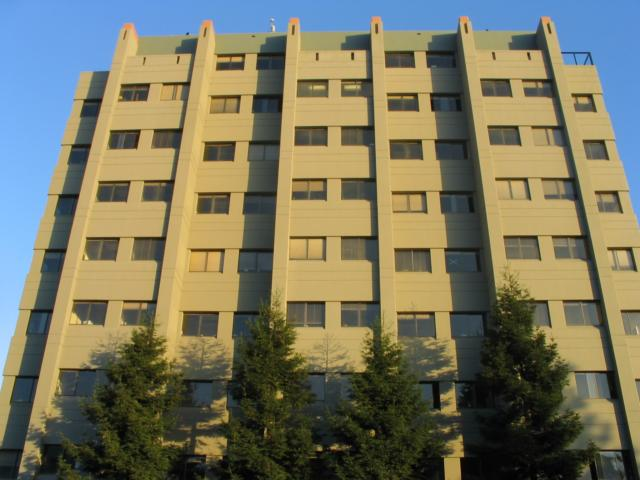
#> input picture data/Harris.jpg, 640 x 480 px, found by its file name
$ python my_harris.py   (older library calls are emulated)
#> lines starting #> are read from the running program, lines starting #| are printed output that depends on the picture
#> in run, src is the input picture: shape (480, 640, 3); mean B, G, R 96.1, 118.6, 120.5
import argparse
import numpy as np
import cv2
from matplotlib import pyplot as plt


def initilizeArs():
    parser = argparse.ArgumentParser()
    parser.add_argument('--input_real', type=str,
                        default="data\\harris.jpg", help='Input image path')
    return parser


def my_harris(src):

    blockSize = 3
    apertureSize = 3
    k = 0.04
    gray = cv2.cvtColor(src, cv2.COLOR_BGR2GRAY)
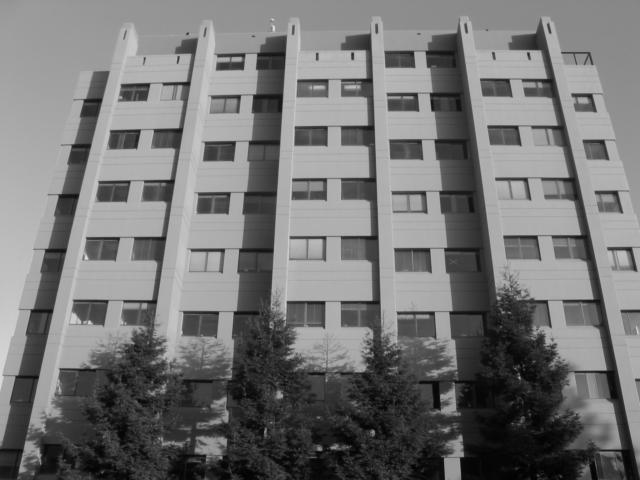
#> gray: shape (480, 640); min 0, max 225, mean 116.6
    # Remove noise by blurring with a Gaussian filter ( kernel size = 3 )
    gray = cv2.GaussianBlur(gray, (3, 3), 0)
    ddepth = cv2.CV_64F
    grad_x = cv2.Sobel(gray, ddepth, 1, 0, (3, 3))
    grad_y = cv2.Sobel(gray, ddepth, 0, 1, (3, 3))
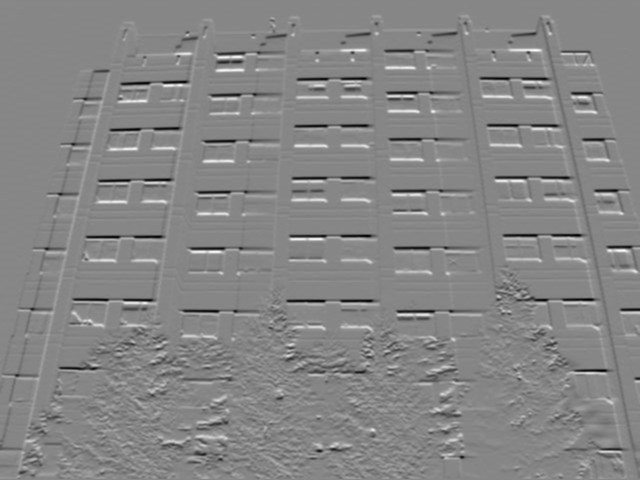
#> grad_y: shape (480, 640) float64; min -418, max 374, mean -1.8; drawn with min black and max white
    # [convert]  converting back to uint8
    abs_grad_x = cv2.convertScaleAbs(grad_x)
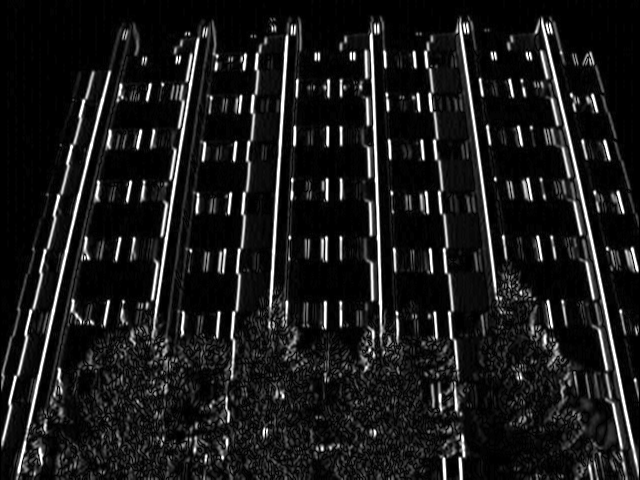
#> abs_grad_x: shape (480, 640); min 0, max 255, mean 26.7
    abs_grad_y = cv2.convertScaleAbs(grad_y)
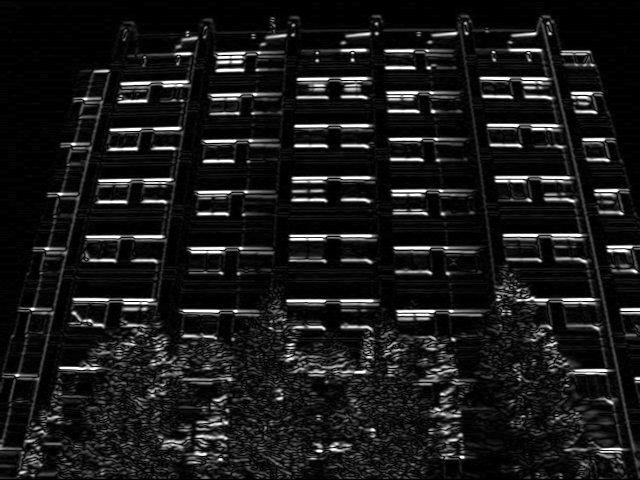
#> abs_grad_y: shape (480, 640); min 0, max 255, mean 25.3
    # [blend] Total Gradient (approximate)
    grad = cv2.addWeighted(abs_grad_x, 0.5, abs_grad_y, 0.5, 0)
    # Dilate corner image to enhance corner points
    grad = cv2.dilate(grad,None)
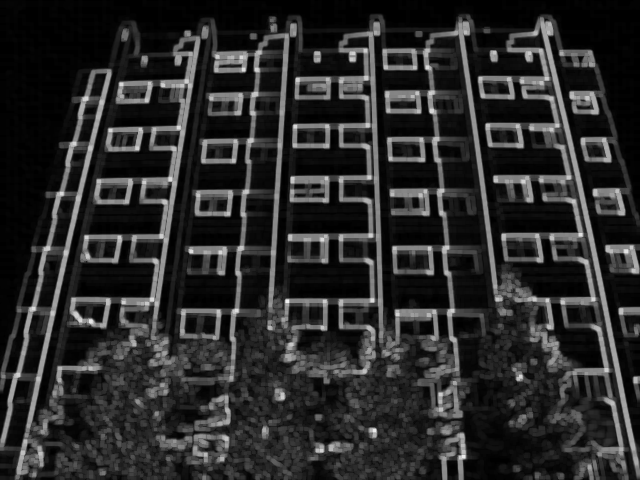
#> grad: shape (480, 640); min 0, max 240, mean 42.3
    myHarris_dst = cv2.cornerEigenValsAndVecs(grad, blockSize, apertureSize)
    # my_Harris_dst format (λ1,λ2,x1,y1,x2,y2)
    # calculate R
    lambda_1 = myHarris_dst[:, :, 0]
    lambda_2 = myHarris_dst[:, :, 1]
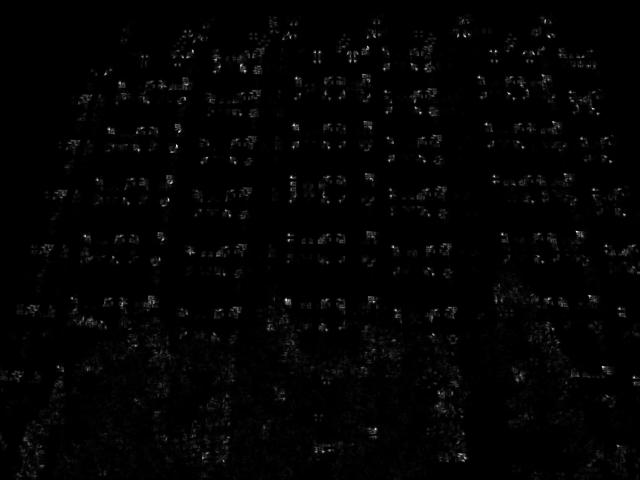
#> lambda_2: shape (480, 640) float32; min -9.09e-13, max 0.0654, mean 0.000892; drawn with min black and max white
    R = lambda_1*lambda_2 - k*pow((lambda_1 + lambda_2), 2)
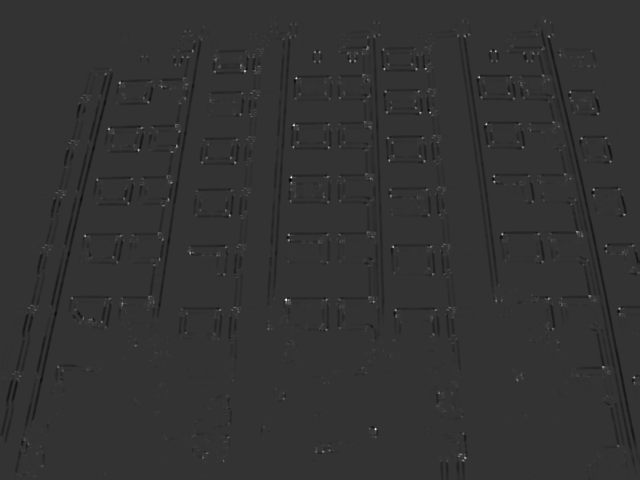
#> R: shape (480, 640) float32; min -0.00259, max 0.0103, mean -2.79e-05; drawn with min black and max white
    Rmax=max(map(max, R))
#> Rmax = 0.0103
    Rmin=min(map(min, R))
#> Rmin = -0.00259

    windowName="My_Harris"
    midPosition= 50
    maxThreshold = 100
    def HarrisCallback(val):
#> called with val = 50
        myHarris_copy = np.copy(src)
        mask=np.where(R > Rmin + (Rmax - Rmin)*val/maxThreshold)
#> mask = 121 positions, rows 36 to 460, columns 85 to 634
        for i in range(mask[0].shape[0]):
            cv2.circle(myHarris_copy, (mask[1][i], mask[0][i]), 2, (0,0,255) , cv2.FILLED)

        cv2.imshow(windowName, myHarris_copy)

    cv2.namedWindow(windowName)
    cv2.createTrackbar('Threshold:',windowName,midPosition,maxThreshold,HarrisCallback)
    HarrisCallback(50)
    cv2.waitKey()


def run():
    opt=initilizeArs().parse_args()
    src=cv2.imread(opt.input_real)
    my_harris(src)


if __name__ == '__main__':
    run()

$ run again, with data/img01.jpg copied over data/Harris.jpg
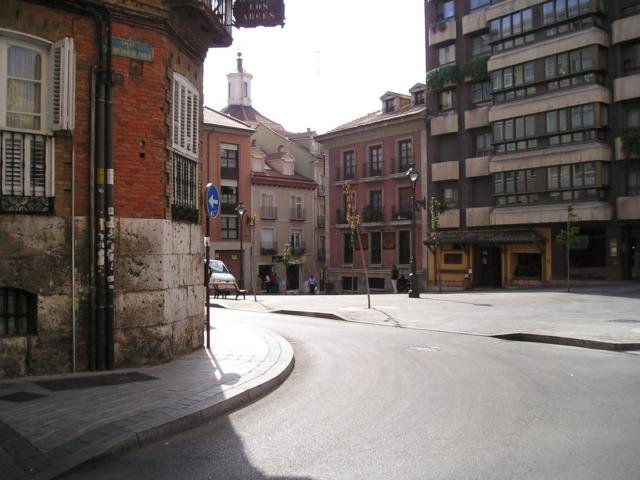
#> input picture data/img01.jpg, 640 x 480 px, found by its file name
#> in run, src is the input picture: shape (480, 640, 3); mean B, G, R 107.3, 110.7, 118.7
#> in my_harris, `lambda_2 = myHarris_dst[:, :, 1]`:
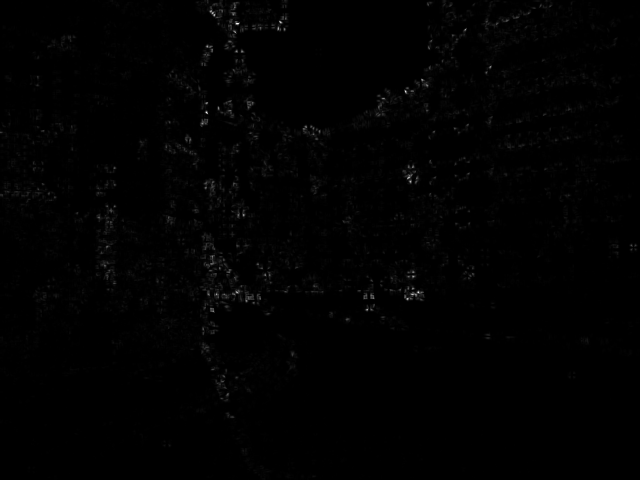
#> lambda_2: shape (480, 640) float32; min -4.55e-13, max 0.106, mean 0.00075; drawn with min black and max white
#> in my_harris, `R = lambda_1*lambda_2 - k*pow((lambda_1 + lambda_2), 2)`:
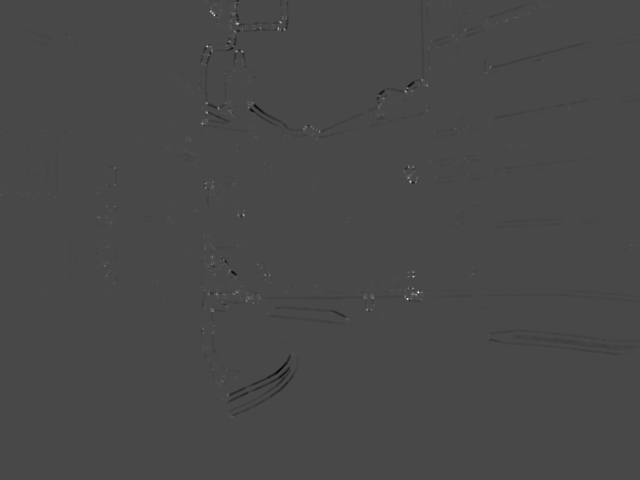
#> R: shape (480, 640) float32; min -0.00871, max 0.0219, mean -1.33e-05; drawn with min black and max white
#> Rmax = 0.0219
#> Rmin = -0.00871
#> mask = 48 positions, rows 11 to 309, columns 202 to 418
